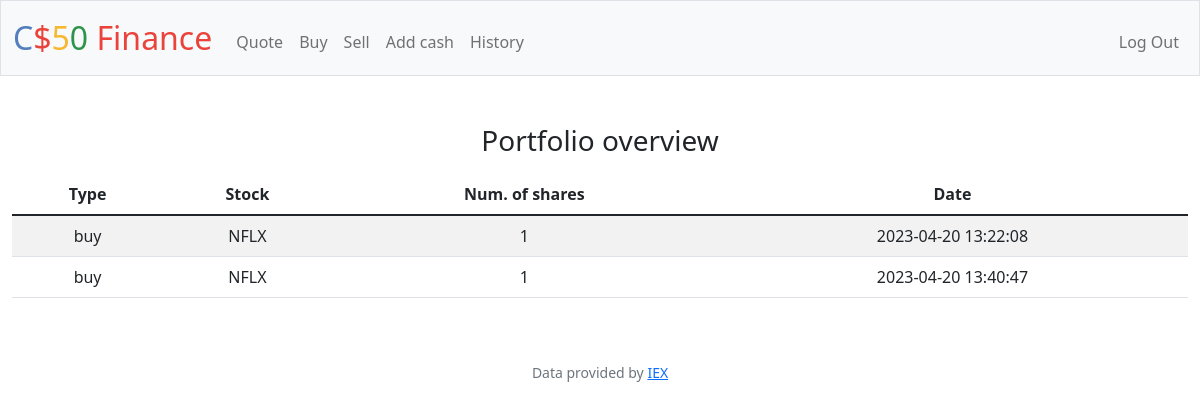
The app's page /history (signed in) with its own data.
### tables this page shows
CREATE TABLE 'transactions' ('transaction_id' INTEGER PRIMARY KEY AUTOINCREMENT NOT NULL, 'user_id' INTEGER NOT NULL, 'stock_name' TEXT NOT NULL,'value' NUMERIC NOT NULL,'transaction_time' DATETIME NOT NULL DEFAULT CURRENT_TIMESTAMP, 'share_num' NUMERIC, 'transaction_type'  TEXT NOT NULL  );

### app.py (the view)
@app.route("/history")
@login_required
def history():
    userId = session.get("user_id")
    userHistory = db.execute("SELECT transaction_type, stock_name, share_num, transaction_time FROM transactions WHERE user_id = ?", userId)
    return render_template("/history.html", userHistory=userHistory)

### app.py (called while the page is built)
@app.after_request
def after_request(response):
    response.headers["Cache-Control"] = "no-cache, no-store, must-revalidate"
    response.headers["Expires"] = 0
    response.headers["Pragma"] = "no-cache"
    return response

### helpers.py (called while the page is built)
def login_required(f):
    @wraps(f)
    def decorated_function(*args, **kwargs):
        if session.get("user_id") is None:
            return redirect("/login")
        return f(*args, **kwargs)
    return decorated_function

### templates/history.html (shortened to what this page needs)
{% extends "layout.html" %}
{% block main %}
    <div class="mb-3">
        <h3>Portfolio overview</h3>
    </div>
    <table class="table table-striped">
        <thead>
            <tr>
                <th scope="col">Type</th>
                <th scope="col">Stock</th>
                <th scope="col">Num. of shares</th>
                <th scope="col">Date</th>
            </tr>
        </thead>
        <tbody>
            {% for record in userHistory %}
                <tr>
                    <td>{{ record["transaction_type"] }}</td>
                    <td>{{ record["stock_name"] }}</td>
                    <td>{{ record["share_num"] }}</td>
                    <td>{{ record["transaction_time"] }}</td>
                </tr>
            {% endfor %}
        </tbody>
    </table>
{% endblock %}

### records on screen
transactions: transaction_type "buy", stock_name "NFLX", share_num "1", transaction_time "2023-04-20 13:22:08"
transactions: transaction_type "buy", stock_name "NFLX", share_num "1", transaction_time "2023-04-20 13:40:47"
